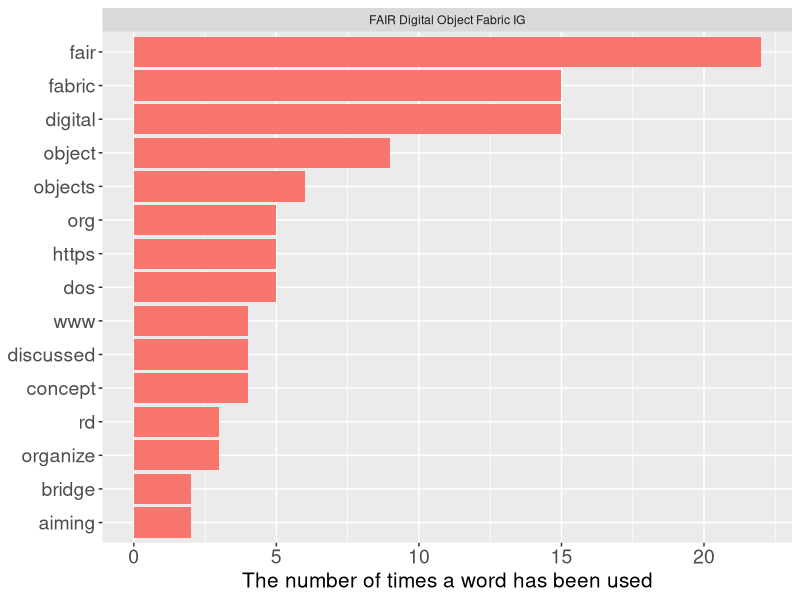
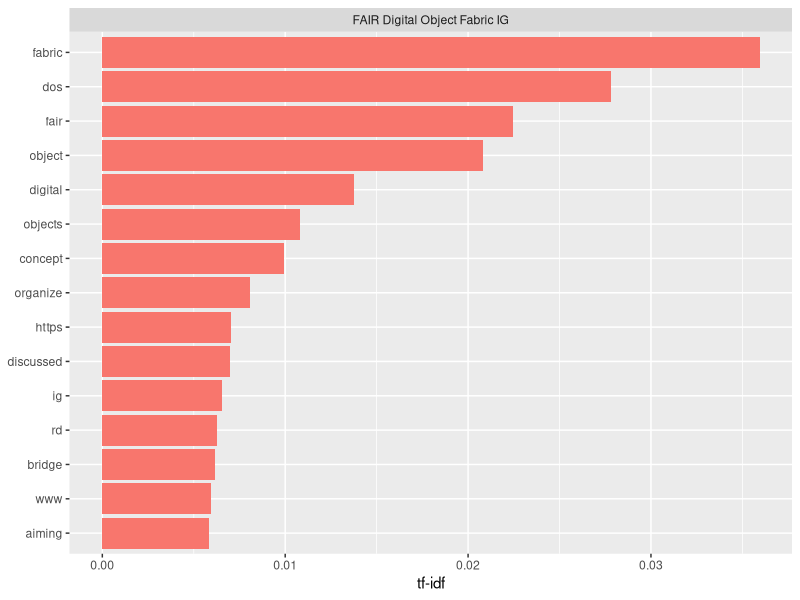

These figures' R source, in order:
library(tidyverse)
library(tidytext)


# Prepare the data --------------------------------------------------------



setwd("C:/Users/fsdha/Desktop/RDA_Mapping_R_analysis/RDA_Mapping_R_Data/RDA_Mapping_R_Data_input")
# set text as tibble
groups <- read.csv("RDA_Groups_R_V1_20220930.csv", header = T) %>% select(-Charter, - URL)

glimpse(groups)

# Tokenization and data tidying
group_words <- groups %>%  
  unnest_tokens(Text, words) %>% 
  count(Group, Text, sort = TRUE)

# Frequency
total_words <- group_words %>% 
  group_by(Group) %>% 
  summarize(total = sum(n))

group_words <- left_join(group_words, total_words)

book_tf_idf <- group_words %>%
  bind_tf_idf(Text, Group, n)



# delete words with tf-idf near zero = words that occur in many of the groups
book_tf_idf1 <- book_tf_idf %>%
  select(-total) %>%
  arrange(desc(tf_idf))


book_tf_idf1 <- book_tf_idf1 %>% filter(tf_idf > 0.001) %>% select(-tf, -idf)

book_tf_idf2 <- book_tf_idf1 %>% arrange(Group, tf_idf) %>%
  group_by(Group) %>% top_n(10)

# write.csv(book_tf_idf2, "RDA_Groups_top5_words_Input1_V1.csv")



# Topics-Group merging ----------------------------------------------------


topics <- read.csv("RDA_Topics_R_V1_20220930.csv", header = T)

setwd("C:/Users/fsdha/Desktop/RDA_Mapping_R_analysis/RDA_Mapping_R_Data/RDA_Mapping_R_Data_output")
group2 <- read.csv("RDA_Groups_top5_words_Input1_V1.csv", header = T)

glimpse(topics)
glimpse(group2)

merge_1 <- inner_join(topics, group2, by = c("Keyword1" = "Text"))
merge_2 <- inner_join(topics, group2, by = c("Keyword2" = "Text"))

final_merge <- bind_rows(merge_1, merge_2) %>% unique() %>% select(FF_TOPIC,
                                                                   Group,
                                                                   Keyword1,
                                                                   Keyword2) %>% 
  drop_na()

glimpse(final_merge)

not_matching <- anti_join(topics, final_merge, by = "FF_TOPIC")

# write.csv(final_merge, "matching.csv")
# write.csv(not_matching, "not_matching.csv")


unmatched_groups <- anti_join(group2, final_merge, by = "Group")

# write.csv(unmatched_groups, "unmatched_groups.csv")

# Some examples - with graphs ---------------------------------------------


example1 <- book_tf_idf1 %>% filter(Group == "FAIR Digital Object Fabric IG")
example1 <- example1 %>% filter(Text != "ig")
example1 <- example1 %>% filter(tf_idf > 0)
# view(example1)

example2 <- book_tf_idf1 %>% filter(Group == "FAIR Digital Object Fabric IG")
example2 <- example2 %>% filter(tf_idf > 0)
# view(example2)

# Plot the words
example1 %>%
  group_by(Group) %>%
  slice_max(tf_idf, n = 15) %>%
  ungroup() %>%
  ggplot(aes(n, fct_reorder(Text, n), fill = Group)) +
  geom_col(show.legend = FALSE) +
  facet_wrap(~Group, ncol = 2, scales = "free") +
  labs(x = "The number of times a word has been used", y = NULL)+
  theme(axis.text = element_text(size =14),
        axis.title = element_text(size = 15))


example2 %>%
  group_by(Group) %>%
  slice_max(tf_idf, n = 15) %>%
  ungroup() %>%
  ggplot(aes(tf_idf, fct_reorder(Text, tf_idf), fill = Group)) +
  geom_col(show.legend = FALSE) +
  facet_wrap(~Group, ncol = 2, scales = "free") +
  labs(x = "tf-idf", y = NULL)
